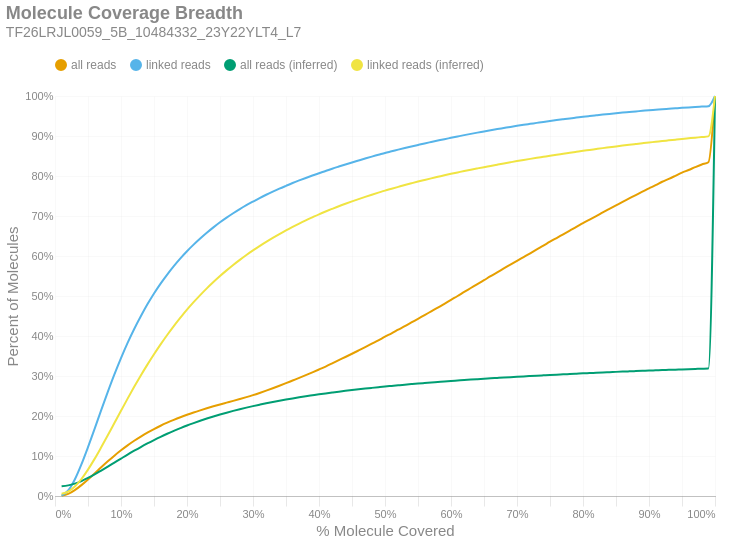

Notebook source saved alongside this figure:
### Markdown cell above
### Molecule Read Coverage
This chart shows molecule coverage breadth as computed by the number of bases aligned to that molecule. In other words, "*how much of each unique long molecule is actually sequenced/aligned?*" Keep in mind there is a distinction between sequences and alignments, since some sequences belonging to a particular molecule may not align well and wouldn't appear in the alignment data. This chart also shows molecule coverage breadth as computed by the *inferred fragment* from which the aligned sequences originate. Unlike read coverage, this calculation takes into account the total insert size, including unsequenced gaps between the forward and reverse reads. Like the previous figures, these are cumulative percents.

### Code cell
if SKIPLR:
    print_html(f"Skipped")
else:
    binned_df = consolidated_hist(valids['coverage_bp'], mask, 0.01, True)
    binned_df_inf = consolidated_hist(valids['coverage_inserts'], mask, 0.01, True)
    binned_df = binned_df.with_columns(pl.lit(binned_df_inf['all reads (cumsum)']).alias('all reads (inferred)'))
    binned_df = binned_df.with_columns(pl.lit(binned_df_inf['linked reads (cumsum)']).alias('linked reads (inferred)'))
    binned_df = binned_df.with_columns(
        (pl.col('bin').cast(pl.Float64) + 0.01).alias('right_edge')
    )

    with SafeRender(binned_df):
        (
            density_plot(binned_df, 'Molecule Coverage Breadth', samplename, 'molcov', ['all reads (inferred)','linked reads (inferred)'])
            .encode(
                #x=alt.X('bin:Q', title="% Molecule Covered").axis(format = '%').scale(padding=0),
                x=alt.X('right_edge:Q', title="% Molecule Covered").axis(format='%').scale(padding=0),
                y=alt.Y('value:Q', title='Percent of Molecules')
                    .axis(format='%')
                    .stack(False)
                    .scale(domainMin=0, padding=0),
                color=alt.Color("key:N").scale(domain = ["all reads", "linked reads", "all reads (inferred)", "linked reads (inferred)"]),
                tooltip = [
                    alt.Tooltip("key:N", title = "Data Type"),
                    alt.Tooltip("range_label:N", title="% Molecule Covered"),
                    alt.Tooltip("value:Q", format = ".2%", title="% Molecules")
                ]
            )
        ).display()

### Figure 1 — Vega-Lite specification as saved in the notebook (floating-point values rounded to 4 significant figures)
{"width": "container", "height": 400, "config": {"title": {"anchor": "start", "dy": -15, "fontSize": 18, "color": "#888888", "subtitleColor": "#888888", "subtitleFontSize": 14}, "arc": {"fill": "#0072B2"}, "axis": {"domainColor": "#888888", "domainWidth": 0.5, "gridWidth": 0.2, "grid": false, "titleFontWeight": 400, "titleFontSize": 15, "labelFontSize": 11, "labelColor": "#888888", "tickColor": "#888888", "tickWidth": 0.2, "titleColor": "#888888"}, "axisBand": {"grid": false}, "axisX": {"grid": true, "tickSize": 10, "domainCap": "round"}, "axisY": {"domain": false, "grid": true, "tickSize": 0, "domainCap": "round"}, "background": "transparent", "header": {"labelFontSize": 15, "labelColor": "#888888", "titleFontSize": 15, "titleFontWeight": 600, "titleColor": "#888888"}, "legend": {"labelFont": "sans-serif", "labelFontSize": 12, "labelColor": "#888888", "symbolSize": 100, "symbolType": "circle", "titleFontSize": 12, "titlePadding": 10, "titleColor": "#888888", "title": null, "orient": "top"}, "range": {"category": ["#E69F00", "#56B4E9", "#009E73", "#F0E442", "#0072B2", "#D55E00", "#CC79A7", "#000000"], "diverging": ["#cfe8f3", "#a2d4ec", "#73bfe2", "#46abdb", "#1696d2", "#12719e"]}, "area": {"fill": "#0072B2", "fillOpacity": 0.7, "line": true, "strokeOpacity": 0.7}, "line": {"color": "#0072B2", "stroke": "#0072B2", "strokeWidth": 2}, "trail": {"color": "#0072B2", "stroke": "#0072B2", "strokeWidth": 0, "size": 1}, "point": {"filled": true, "fillOpacity": 1.0, "size": 95}, "text": {"color": "#888888", "fontSize": 11, "align": "right", "fontWeight": 400, "size": 11}, "bar": {"fill": "#0072B2", "stroke": null}, "view": {"stroke": null, "continuousWidth": 660, "continuousHeight": 400}}, "data": {"name": "data-cbd5f1d1686e1ae2e956eba0eefe1aea"}, "mark": {"type": "line", "interpolate": "monotone", "point": {"opacity": 0, "size": 275}}, "encoding": {"color": {"field": "key", "scale": {"domain": ["all reads", "linked reads", "all reads (inferred)", "linked reads (inferred)"]}, "type": "nominal"}, "tooltip": [{"field": "key", "title": "Data Type", "type": "nominal"}, {"field": "range_label", "title": "% Molecule Covered", "type": "nominal"}, {"field": "value", "format": ".2%", "title": "% Molecules", "type": "quantitative"}], "x": {"axis": {"format": "%"}, "field": "right_edge", "scale": {"padding": 0}, "title": "% Molecule Covered", "type": "quantitative"}, "y": {"axis": {"format": "%"}, "field": "value", "scale": {"domainMin": 0, "padding": 0}, "stack": false, "title": "Percent of Molecules", "type": "quantitative"}}, "params": [{"name": "param_c36ac31b6afebe62", "select": {"type": "point", "fields": ["key"]}, "bind": "legend"}], "title": {"text": "Molecule Coverage Breadth", "subtitle": "TF26LRJL0059_5B_10484332_23Y22YLT4_L7"}, "transform": [{"fold": ["all reads (cumsum)", "linked reads (cumsum)", "all reads (inferred)", "linked reads (inferred)"]}, {"calculate": "replace(datum.key, ' (cumsum)', '')", "as": "key"}, {"filter": {"param": "param_c36ac31b6afebe62"}}], "usermeta": {"embedOptions": {"downloadFileName": "TF26LRJL0059_5B_10484332_23Y22YLT4_L7.molcov"}}, "$schema": "https://vega.github.io/schema/vega-lite/v6.4.1.json", "datasets": {"data-cbd5f1d1686e1ae2e956eba0eefe1aea": [{"bin": "0.0", "interval": "0.0-0.01", "all reads": 0.0004261, "linked reads": 0.0008631, "all reads (cumsum)": 0.0004261, "linked reads (cumsum)": 0.0008631, "range_label": "0.0-0.01", "all reads (inferred)": 0.02456, "linked reads (inferred)": 0.005668, "right_edge": 0.01}, {"bin": "0.01", "interval": "0.01-0.02", "all reads": 0.004687, "linked reads": 0.01288, "all reads (cumsum)": 0.005113, "linked reads (cumsum)": 0.01374, "range_label": "0.01-0.02", "all reads (inferred)": 0.02656, "linked reads (inferred)": 0.01095, "right_edge": 0.02}, {"bin": "0.02", "interval": "0.02-0.03", "all reads": 0.009488, "linked reads": 0.02765, "all reads (cumsum)": 0.0146, "linked reads (cumsum)": 0.04139, "range_label": "0.02-0.03", "all reads (inferred)": 0.03099, "linked reads (inferred)": 0.02374, "right_edge": 0.03}, {"bin": "0.03", "interval": "0.03-0.04", "all reads": 0.01254, "linked reads": 0.03767, "all reads (cumsum)": 0.02714, "linked reads (cumsum)": 0.07905, "range_label": "0.03-0.04", "all reads (inferred)": 0.03733, "linked reads (inferred)": 0.04249, "right_edge": 0.04}, {"bin": "0.04", "interval": "0.04-0.05", "all reads": 0.0142, "linked reads": 0.04307, "all reads (cumsum)": 0.04134, "linked reads (cumsum)": 0.1221, "range_label": "0.04-0.05", "all reads (inferred)": 0.04521, "linked reads (inferred)": 0.06603, "right_edge": 0.05}, {"bin": "0.05", "interval": "0.05-0.06", "all reads": 0.01499, "linked reads": 0.04567, "all reads (cumsum)": 0.05633, "linked reads (cumsum)": 0.1678, "range_label": "0.05-0.06", "all reads (inferred)": 0.05407, "linked reads (inferred)": 0.0928, "right_edge": 0.06}, {"bin": "0.06", "interval": "0.06-0.07", "all reads": 0.01536, "linked reads": 0.04691, "all reads (cumsum)": 0.07168, "linked reads (cumsum)": 0.2147, "range_label": "0.06-0.07", "all reads (inferred)": 0.0636, "linked reads (inferred)": 0.1218, "right_edge": 0.07}, {"bin": "0.07", "interval": "0.07-0.08", "all reads": 0.0149, "linked reads": 0.04553, "all reads (cumsum)": 0.08658, "linked reads (cumsum)": 0.2602, "range_label": "0.07-0.08", "all reads (inferred)": 0.07343, "linked reads (inferred)": 0.1516, "right_edge": 0.08}, {"bin": "0.08", "interval": "0.08-0.09", "all reads": 0.0143, "linked reads": 0.0437, "all reads (cumsum)": 0.1009, "linked reads (cumsum)": 0.3039, "range_label": "0.08-0.09", "all reads (inferred)": 0.08348, "linked reads (inferred)": 0.1823, "right_edge": 0.09}, {"bin": "0.09", "interval": "0.09-0.1", "all reads": 0.01337, "linked reads": 0.04079, "all reads (cumsum)": 0.1143, "linked reads (cumsum)": 0.3447, "range_label": "0.09-0.1", "all reads (inferred)": 0.09354, "linked reads (inferred)": 0.2129, "right_edge": 0.1}, {"bin": "0.1", "interval": "0.1-0.11", "all reads": 0.01245, "linked reads": 0.03799, "all reads (cumsum)": 0.1267, "linked reads (cumsum)": 0.3827, "range_label": "0.1-0.11", "all reads (inferred)": 0.1035, "linked reads (inferred)": 0.2435, "right_edge": 0.11}, {"bin": "0.11", "interval": "0.11-0.12", "all reads": 0.01145, "linked reads": 0.03486, "all reads (cumsum)": 0.1381, "linked reads (cumsum)": 0.4176, "range_label": "0.11-0.12", "all reads (inferred)": 0.1132, "linked reads (inferred)": 0.2729, "right_edge": 0.12}, {"bin": "0.12", "interval": "0.12-0.13", "all reads": 0.01045, "linked reads": 0.03183, "all reads (cumsum)": 0.1486, "linked reads (cumsum)": 0.4494, "range_label": "0.12-0.13", "all reads (inferred)": 0.1225, "linked reads (inferred)": 0.3014, "right_edge": 0.13}, {"bin": "0.13", "interval": "0.13-0.14", "all reads": 0.009846, "linked reads": 0.02984, "all reads (cumsum)": 0.1584, "linked reads (cumsum)": 0.4792, "range_label": "0.13-0.14", "all reads (inferred)": 0.1314, "linked reads (inferred)": 0.3285, "right_edge": 0.14}, {"bin": "0.14", "interval": "0.14-0.15", "all reads": 0.00902, "linked reads": 0.02721, "all reads (cumsum)": 0.1675, "linked reads (cumsum)": 0.5065, "range_label": "0.14-0.15", "all reads (inferred)": 0.1398, "linked reads (inferred)": 0.3544, "right_edge": 0.15}, {"bin": "0.15", "interval": "0.15-0.16", "all reads": 0.008212, "linked reads": 0.02465, "all reads (cumsum)": 0.1757, "linked reads (cumsum)": 0.5311, "range_label": "0.15-0.16", "all reads (inferred)": 0.1479, "linked reads (inferred)": 0.3791, "right_edge": 0.16}, {"bin": "0.16", "interval": "0.16-0.17", "all reads": 0.007558, "linked reads": 0.02257, "all reads (cumsum)": 0.1832, "linked reads (cumsum)": 0.5537, "range_label": "0.16-0.17", "all reads (inferred)": 0.1555, "linked reads (inferred)": 0.4025, "right_edge": 0.17}, {"bin": "0.17", "interval": "0.17-0.18", "all reads": 0.007097, "linked reads": 0.02107, "all reads (cumsum)": 0.1903, "linked reads (cumsum)": 0.5747, "range_label": "0.17-0.18", "all reads (inferred)": 0.1628, "linked reads (inferred)": 0.4247, "right_edge": 0.18}, {"bin": "0.18", "interval": "0.18-0.19", "all reads": 0.006596, "linked reads": 0.01944, "all reads (cumsum)": 0.1969, "linked reads (cumsum)": 0.5942, "range_label": "0.18-0.19", "all reads (inferred)": 0.1696, "linked reads (inferred)": 0.4457, "right_edge": 0.19}, {"bin": "0.19", "interval": "0.19-0.2", "all reads": 0.00612, "linked reads": 0.01781, "all reads (cumsum)": 0.203, "linked reads (cumsum)": 0.612, "range_label": "0.19-0.2", "all reads (inferred)": 0.1762, "linked reads (inferred)": 0.4659, "right_edge": 0.2}, {"bin": "0.2", "interval": "0.2-0.21", "all reads": 0.005698, "linked reads": 0.01646, "all reads (cumsum)": 0.2087, "linked reads (cumsum)": 0.6284, "range_label": "0.2-0.21", "all reads (inferred)": 0.1823, "linked reads (inferred)": 0.4846, "right_edge": 0.21}, {"bin": "0.21", "interval": "0.21-0.22", "all reads": 0.005368, "linked reads": 0.01529, "all reads (cumsum)": 0.2141, "linked reads (cumsum)": 0.6437, "range_label": "0.21-0.22", "all reads (inferred)": 0.1881, "linked reads (inferred)": 0.5023, "right_edge": 0.22}, {"bin": "0.22", "interval": "0.22-0.23", "all reads": 0.005158, "linked reads": 0.0144, "all reads (cumsum)": 0.2193, "linked reads (cumsum)": 0.6581, "range_label": "0.22-0.23", "all reads (inferred)": 0.1936, "linked reads (inferred)": 0.5191, "right_edge": 0.23}, {"bin": "0.23", "interval": "0.23-0.24", "all reads": 0.004927, "linked reads": 0.01339, "all reads (cumsum)": 0.2242, "linked reads (cumsum)": 0.6715, "range_label": "0.23-0.24", "all reads (inferred)": 0.1988, "linked reads (inferred)": 0.535, "right_edge": 0.24}, {"bin": "0.24", "interval": "0.24-0.25", "all reads": 0.004746, "linked reads": 0.01274, "all reads (cumsum)": 0.2289, "linked reads (cumsum)": 0.6843, "range_label": "0.24-0.25", "all reads (inferred)": 0.2037, "linked reads (inferred)": 0.55, "right_edge": 0.25}, {"bin": "0.25", "interval": "0.25-0.26", "all reads": 0.004431, "linked reads": 0.01163, "all reads (cumsum)": 0.2334, "linked reads (cumsum)": 0.6959, "range_label": "0.25-0.26", "all reads (inferred)": 0.2083, "linked reads (inferred)": 0.5641, "right_edge": 0.26}, {"bin": "0.26", "interval": "0.26-0.27", "all reads": 0.004404, "linked reads": 0.011, "all reads (cumsum)": 0.2378, "linked reads (cumsum)": 0.7069, "range_label": "0.26-0.27", "all reads (inferred)": 0.2127, "linked reads (inferred)": 0.5775, "right_edge": 0.27}, {"bin": "0.27", "interval": "0.27-0.28", "all reads": 0.004597, "linked reads": 0.01032, "all reads (cumsum)": 0.2424, "linked reads (cumsum)": 0.7172, "range_label": "0.27-0.28", "all reads (inferred)": 0.2169, "linked reads (inferred)": 0.5903, "right_edge": 0.28}, {"bin": "0.28", "interval": "0.28-0.29", "all reads": 0.004746, "linked reads": 0.00974, "all reads (cumsum)": 0.2471, "linked reads (cumsum)": 0.727, "range_label": "0.28-0.29", "all reads (inferred)": 0.2209, "linked reads (inferred)": 0.6025, "right_edge": 0.29}, {"bin": "0.29", "interval": "0.29-0.3", "all reads": 0.005057, "linked reads": 0.009108, "all reads (cumsum)": 0.2522, "linked reads (cumsum)": 0.7361, "range_label": "0.29-0.3", "all reads (inferred)": 0.2247, "linked reads (inferred)": 0.614, "right_edge": 0.3}, {"bin": "0.3", "interval": "0.3-0.31", "all reads": 0.005488, "linked reads": 0.008814, "all reads (cumsum)": 0.2577, "linked reads (cumsum)": 0.7449, "range_label": "0.3-0.31", "all reads (inferred)": 0.2282, "linked reads (inferred)": 0.6248, "right_edge": 0.31}, {"bin": "0.31", "interval": "0.31-0.32", "all reads": 0.005808, "linked reads": 0.008213, "all reads (cumsum)": 0.2635, "linked reads (cumsum)": 0.7531, "range_label": "0.31-0.32", "all reads (inferred)": 0.2317, "linked reads (inferred)": 0.6354, "right_edge": 0.32}, {"bin": "0.32", "interval": "0.32-0.33", "all reads": 0.006029, "linked reads": 0.007746, "all reads (cumsum)": 0.2695, "linked reads (cumsum)": 0.7608, "range_label": "0.32-0.33", "all reads (inferred)": 0.2349, "linked reads (inferred)": 0.6453, "right_edge": 0.33}, {"bin": "0.33", "interval": "0.33-0.34", "all reads": 0.006218, "linked reads": 0.007459, "all reads (cumsum)": 0.2757, "linked reads (cumsum)": 0.7683, "range_label": "0.33-0.34", "all reads (inferred)": 0.238, "linked reads (inferred)": 0.6548, "right_edge": 0.34}, {"bin": "0.34", "interval": "0.34-0.35", "all reads": 0.006389, "linked reads": 0.007116, "all reads (cumsum)": 0.2821, "linked reads (cumsum)": 0.7754, "range_label": "0.34-0.35", "all reads (inferred)": 0.241, "linked reads (inferred)": 0.6639, "right_edge": 0.35}, {"bin": "0.35", "interval": "0.35-0.36", "all reads": 0.006586, "linked reads": 0.006989, "all reads (cumsum)": 0.2887, "linked reads (cumsum)": 0.7824, "range_label": "0.35-0.36", "all reads (inferred)": 0.2439, "linked reads (inferred)": 0.6726, "right_edge": 0.36}, {"bin": "0.36", "interval": "0.36-0.37", "all reads": 0.006575, "linked reads": 0.006508, "all reads (cumsum)": 0.2953, "linked reads (cumsum)": 0.7889, "range_label": "0.36-0.37", "all reads (inferred)": 0.2466, "linked reads (inferred)": 0.6811, "right_edge": 0.37}, {"bin": "0.37", "interval": "0.37-0.38", "all reads": 0.00677, "linked reads": 0.006239, "all reads (cumsum)": 0.302, "linked reads (cumsum)": 0.7951, "range_label": "0.37-0.38", "all reads (inferred)": 0.2492, "linked reads (inferred)": 0.6891, "right_edge": 0.38}, {"bin": "0.38", "interval": "0.38-0.39", "all reads": 0.006972, "linked reads": 0.006018, "all reads (cumsum)": 0.309, "linked reads (cumsum)": 0.8012, "range_label": "0.38-0.39", "all reads (inferred)": 0.2517, "linked reads (inferred)": 0.6966, "right_edge": 0.39}, {"bin": "0.39", "interval": "0.39-0.4", "all reads": 0.007239, "linked reads": 0.005849, "all reads (cumsum)": 0.3163, "linked reads (cumsum)": 0.807, "range_label": "0.39-0.4", "all reads (inferred)": 0.2542, "linked reads (inferred)": 0.7042, "right_edge": 0.4}, {"bin": "0.4", "interval": "0.4-0.41", "all reads": 0.007387, "linked reads": 0.005512, "all reads (cumsum)": 0.3236, "linked reads (cumsum)": 0.8125, "range_label": "0.4-0.41", "all reads (inferred)": 0.2565, "linked reads (inferred)": 0.7112, "right_edge": 0.41}, {"bin": "0.41", "interval": "0.41-0.42", "all reads": 0.00788, "linked reads": 0.005756, "all reads (cumsum)": 0.3315, "linked reads (cumsum)": 0.8183, "range_label": "0.41-0.42", "all reads (inferred)": 0.2587, "linked reads (inferred)": 0.7179, "right_edge": 0.42}, {"bin": "0.42", "interval": "0.42-0.43", "all reads": 0.008035, "linked reads": 0.005331, "all reads (cumsum)": 0.3396, "linked reads (cumsum)": 0.8236, "range_label": "0.42-0.43", "all reads (inferred)": 0.2609, "linked reads (inferred)": 0.7245, "right_edge": 0.43}, {"bin": "0.43", "interval": "0.43-0.44", "all reads": 0.007943, "linked reads": 0.005181, "all reads (cumsum)": 0.3475, "linked reads (cumsum)": 0.8288, "range_label": "0.43-0.44", "all reads (inferred)": 0.2629, "linked reads (inferred)": 0.7307, "right_edge": 0.44}, {"bin": "0.44", "interval": "0.44-0.45", "all reads": 0.008093, "linked reads": 0.005096, "all reads (cumsum)": 0.3556, "linked reads (cumsum)": 0.8339, "range_label": "0.44-0.45", "all reads (inferred)": 0.2649, "linked reads (inferred)": 0.7366, "right_edge": 0.45}, {"bin": "0.45", "interval": "0.45-0.46", "all reads": 0.008238, "linked reads": 0.00494, "all reads (cumsum)": 0.3638, "linked reads (cumsum)": 0.8388, "range_label": "0.45-0.46", "all reads (inferred)": 0.2667, "linked reads (inferred)": 0.7423, "right_edge": 0.46}, {"bin": "0.46", "interval": "0.46-0.47", "all reads": 0.008298, "linked reads": 0.004918, "all reads (cumsum)": 0.3721, "linked reads (cumsum)": 0.8437, "range_label": "0.46-0.47", "all reads (inferred)": 0.2686, "linked reads (inferred)": 0.7479, "right_edge": 0.47}, {"bin": "0.47", "interval": "0.47-0.48", "all reads": 0.008588, "linked reads": 0.004791, "all reads (cumsum)": 0.3807, "linked reads (cumsum)": 0.8485, "range_label": "0.47-0.48", "all reads (inferred)": 0.2703, "linked reads (inferred)": 0.7532, "right_edge": 0.48}, {"bin": "0.48", "interval": "0.48-0.49", "all reads": 0.008294, "linked reads": 0.004475, "all reads (cumsum)": 0.389, "linked reads (cumsum)": 0.853, "range_label": "0.48-0.49", "all reads (inferred)": 0.272, "linked reads (inferred)": 0.7584, "right_edge": 0.49}, {"bin": "0.49", "interval": "0.49-0.5", "all reads": 0.009365, "linked reads": 0.00463, "all reads (cumsum)": 0.3984, "linked reads (cumsum)": 0.8576, "range_label": "0.49-0.5", "all reads (inferred)": 0.2737, "linked reads (inferred)": 0.7635, "right_edge": 0.5}, {"bin": "0.5", "interval": "0.5-0.51", "all reads": 0.008175, "linked reads": 0.004083, "all reads (cumsum)": 0.4066, "linked reads (cumsum)": 0.8617, "range_label": "0.5-0.51", "all reads (inferred)": 0.2752, "linked reads (inferred)": 0.7681, "right_edge": 0.51}, {"bin": "0.51", "interval": "0.51-0.52", "all reads": 0.009146, "linked reads": 0.004156, "all reads (cumsum)": 0.4157, "linked reads (cumsum)": 0.8659, "range_label": "0.51-0.52", "all reads (inferred)": 0.2767, "linked reads (inferred)": 0.7727, "right_edge": 0.52}, {"bin": "0.52", "interval": "0.52-0.53", "all reads": 0.008883, "linked reads": 0.004071, "all reads (cumsum)": 0.4246, "linked reads (cumsum)": 0.8699, "range_label": "0.52-0.53", "all reads (inferred)": 0.2783, "linked reads (inferred)": 0.7773, "right_edge": 0.53}, {"bin": "0.53", "interval": "0.53-0.54", "all reads": 0.009282, "linked reads": 0.0039, "all reads (cumsum)": 0.4339, "linked reads (cumsum)": 0.8738, "range_label": "0.53-0.54", "all reads (inferred)": 0.2797, "linked reads (inferred)": 0.7818, "right_edge": 0.54}, {"bin": "0.54", "interval": "0.54-0.55", "all reads": 0.009101, "linked reads": 0.003797, "all reads (cumsum)": 0.443, "linked reads (cumsum)": 0.8776, "range_label": "0.54-0.55", "all reads (inferred)": 0.2812, "linked reads (inferred)": 0.7861, "right_edge": 0.55}, {"bin": "0.55", "interval": "0.55-0.56", "all reads": 0.009401, "linked reads": 0.003761, "all reads (cumsum)": 0.4524, "linked reads (cumsum)": 0.8814, "range_label": "0.55-0.56", "all reads (inferred)": 0.2825, "linked reads (inferred)": 0.7902, "right_edge": 0.56}, {"bin": "0.56", "interval": "0.56-0.57", "all reads": 0.009264, "linked reads": 0.00358, "all reads (cumsum)": 0.4616, "linked reads (cumsum)": 0.885, "range_label": "0.56-0.57", "all reads (inferred)": 0.2838, "linked reads (inferred)": 0.7941, "right_edge": 0.57}, {"bin": "0.57", "interval": "0.57-0.58", "all reads": 0.009285, "linked reads": 0.003553, "all reads (cumsum)": 0.4709, "linked reads (cumsum)": 0.8885, "range_label": "0.57-0.58", "all reads (inferred)": 0.2851, "linked reads (inferred)": 0.7979, "right_edge": 0.58}, {"bin": "0.58", "interval": "0.58-0.59", "all reads": 0.009668, "linked reads": 0.00358, "all reads (cumsum)": 0.4806, "linked reads (cumsum)": 0.8921, "range_label": "0.58-0.59", "all reads (inferred)": 0.2863, "linked reads (inferred)": 0.8018, "right_edge": 0.59}, {"bin": "0.59", "interval": "0.59-0.6", "all reads": 0.00981, "linked reads": 0.0033, "all reads (cumsum)": 0.4904, "linked reads (cumsum)": 0.8954, "range_label": "0.59-0.6", "all reads (inferred)": 0.2876, "linked reads (inferred)": 0.8055, "right_edge": 0.6}, {"bin": "0.6", "interval": "0.6-0.61", "all reads": 0.009641, "linked reads": 0.003382, "all reads (cumsum)": 0.5, "linked reads (cumsum)": 0.8988, "range_label": "0.6-0.61", "all reads (inferred)": 0.2887, "linked reads (inferred)": 0.809, "right_edge": 0.61}, {"bin": "0.61", "interval": "0.61-0.62", "all reads": 0.01012, "linked reads": 0.003355, "all reads (cumsum)": 0.5102, "linked reads (cumsum)": 0.9022, "range_label": "0.61-0.62", "all reads (inferred)": 0.2899, "linked reads (inferred)": 0.8125, "right_edge": 0.62}, {"bin": "0.62", "interval": "0.62-0.63", "all reads": 0.009813, "linked reads": 0.0032, "all reads (cumsum)": 0.52, "linked reads (cumsum)": 0.9054, "range_label": "0.62-0.63", "all reads (inferred)": 0.291, "linked reads (inferred)": 0.8158, "right_edge": 0.63}, {"bin": "0.63", "interval": "0.63-0.64", "all reads": 0.00988, "linked reads": 0.003106, "all reads (cumsum)": 0.5298, "linked reads (cumsum)": 0.9085, "range_label": "0.63-0.64", "all reads (inferred)": 0.292, "linked reads (inferred)": 0.819, "right_edge": 0.64}, {"bin": "0.64", "interval": "0.64-0.65", "all reads": 0.009639, "linked reads": 0.003007, "all reads (cumsum)": 0.5395, "linked reads (cumsum)": 0.9115, "range_label": "0.64-0.65", "all reads (inferred)": 0.2931, "linked reads (inferred)": 0.8221, "right_edge": 0.65}, {"bin": "0.65", "interval": "0.65-0.66", "all reads": 0.01008, "linked reads": 0.003057, "all reads (cumsum)": 0.5496, "linked reads (cumsum)": 0.9145, "range_label": "0.65-0.66", "all reads (inferred)": 0.2941, "linked reads (inferred)": 0.8252, "right_edge": 0.66}, {"bin": "0.66", "interval": "0.66-0.67", "all reads": 0.00951, "linked reads": 0.002801, "all reads (cumsum)": 0.5591, "linked reads (cumsum)": 0.9173, "range_label": "0.66-0.67", "all reads (inferred)": 0.2951, "linked reads (inferred)": 0.8283, "right_edge": 0.67}, {"bin": "0.67", "interval": "0.67-0.68", "all reads": 0.009786, "linked reads": 0.002717, "all reads (cumsum)": 0.5689, "linked reads (cumsum)": 0.92, "range_label": "0.67-0.68", "all reads (inferred)": 0.2961, "linked reads (inferred)": 0.8313, "right_edge": 0.68}, {"bin": "0.68", "interval": "0.68-0.69", "all reads": 0.009578, "linked reads": 0.002733, "all reads (cumsum)": 0.5784, "linked reads (cumsum)": 0.9228, "range_label": "0.68-0.69", "all reads (inferred)": 0.2971, "linked reads (inferred)": 0.8343, "right_edge": 0.69}, {"bin": "0.69", "interval": "0.69-0.7", "all reads": 0.009648, "linked reads": 0.002649, "all reads (cumsum)": 0.5881, "linked reads (cumsum)": 0.9254, "range_label": "0.69-0.7", "all reads (inferred)": 0.2981, "linked reads (inferred)": 0.8373, "right_edge": 0.7}, {"bin": "0.7", "interval": "0.7-0.71", "all reads": 0.009372, "linked reads": 0.00256, "all reads (cumsum)": 0.5975, "linked reads (cumsum)": 0.928, "range_label": "0.7-0.71", "all reads (inferred)": 0.2991, "linked reads (inferred)": 0.8401, "right_edge": 0.71}, {"bin": "0.71", "interval": "0.71-0.72", "all reads": 0.009395, "linked reads": 0.002414, "all reads (cumsum)": 0.6069, "linked reads (cumsum)": 0.9304, "range_label": "0.71-0.72", "all reads (inferred)": 0.2999, "linked reads (inferred)": 0.8428, "right_edge": 0.72}, {"bin": "0.72", "interval": "0.72-0.73", "all reads": 0.009663, "linked reads": 0.002407, "all reads (cumsum)": 0.6165, "linked reads (cumsum)": 0.9328, "range_label": "0.72-0.73", "all reads (inferred)": 0.3008, "linked reads (inferred)": 0.8455, "right_edge": 0.73}, {"bin": "0.73", "interval": "0.73-0.74", "all reads": 0.009399, "linked reads": 0.002416, "all reads (cumsum)": 0.6259, "linked reads (cumsum)": 0.9352, "range_label": "0.73-0.74", "all reads (inferred)": 0.3017, "linked reads (inferred)": 0.8481, "right_edge": 0.74}, {"bin": "0.74", "interval": "0.74-0.75", "all reads": 0.009789, "linked reads": 0.002321, "all reads (cumsum)": 0.6357, "linked reads (cumsum)": 0.9375, "range_label": "0.74-0.75", "all reads (inferred)": 0.3026, "linked reads (inferred)": 0.8507, "right_edge": 0.75}, {"bin": "0.75", "interval": "0.75-0.76", "all reads": 0.009163, "linked reads": 0.002171, "all reads (cumsum)": 0.6449, "linked reads (cumsum)": 0.9397, "range_label": "0.75-0.76", "all reads (inferred)": 0.3034, "linked reads (inferred)": 0.8532, "right_edge": 0.76}, {"bin": "0.76", "interval": "0.76-0.77", "all reads": 0.009305, "linked reads": 0.002137, "all reads (cumsum)": 0.6542, "linked reads (cumsum)": 0.9419, "range_label": "0.76-0.77", "all reads (inferred)": 0.3042, "linked reads (inferred)": 0.8556, "right_edge": 0.77}, {"bin": "0.77", "interval": "0.77-0.78", "all reads": 0.009234, "linked reads": 0.002122, "all reads (cumsum)": 0.6634, "linked reads (cumsum)": 0.944, "range_label": "0.77-0.78", "all reads (inferred)": 0.305, "linked reads (inferred)": 0.858, "right_edge": 0.78}, {"bin": "0.78", "interval": "0.78-0.79", "all reads": 0.009139, "linked reads": 0.00202, "all reads (cumsum)": 0.6725, "linked reads (cumsum)": 0.946, "range_label": "0.78-0.79", "all reads (inferred)": 0.3058, "linked reads (inferred)": 0.8604, "right_edge": 0.79}, {"bin": "0.79", "interval": "0.79-0.8", "all reads": 0.009624, "linked reads": 0.002041, "all reads (cumsum)": 0.6822, "linked reads (cumsum)": 0.948, "range_label": "0.79-0.8", "all reads (inferred)": 0.3066, "linked reads (inferred)": 0.8628, "right_edge": 0.8}, {"bin": "0.8", "interval": "0.8-0.81", "all reads": 0.008778, "linked reads": 0.001868, "all reads (cumsum)": 0.691, "linked reads (cumsum)": 0.9499, "range_label": "0.8-0.81", "all reads (inferred)": 0.3073, "linked reads (inferred)": 0.8651, "right_edge": 0.81}, {"bin": "0.81", "interval": "0.81-0.82", "all reads": 0.008912, "linked reads": 0.001819, "all reads (cumsum)": 0.6999, "linked reads (cumsum)": 0.9517, "range_label": "0.81-0.82", "all reads (inferred)": 0.3081, "linked reads (inferred)": 0.8674, "right_edge": 0.82}, {"bin": "0.82", "interval": "0.82-0.83", "all reads": 0.009218, "linked reads": 0.001807, "all reads (cumsum)": 0.7091, "linked reads (cumsum)": 0.9535, "range_label": "0.82-0.83", "all reads (inferred)": 0.3089, "linked reads (inferred)": 0.8697, "right_edge": 0.83}, {"bin": "0.83", "interval": "0.83-0.84", "all reads": 0.008835, "linked reads": 0.001762, "all reads (cumsum)": 0.7179, "linked reads (cumsum)": 0.9553, "range_label": "0.83-0.84", "all reads (inferred)": 0.3096, "linked reads (inferred)": 0.8719, "right_edge": 0.84}, {"bin": "0.84", "interval": "0.84-0.85", "all reads": 0.008703, "linked reads": 0.00169, "all reads (cumsum)": 0.7266, "linked reads (cumsum)": 0.957, "range_label": "0.84-0.85", "all reads (inferred)": 0.3103, "linked reads (inferred)": 0.874, "right_edge": 0.85}, {"bin": "0.85", "interval": "0.85-0.86", "all reads": 0.008754, "linked reads": 0.001605, "all reads (cumsum)": 0.7354, "linked reads (cumsum)": 0.9586, "range_label": "0.85-0.86", "all reads (inferred)": 0.311, "linked reads (inferred)": 0.8761, "right_edge": 0.86}, {"bin": "0.86", "interval": "0.86-0.87", "all reads": 0.008459, "linked reads": 0.001441, "all reads (cumsum)": 0.7438, "linked reads (cumsum)": 0.96, "range_label": "0.86-0.87", "all reads (inferred)": 0.3117, "linked reads (inferred)": 0.8781, "right_edge": 0.87}, {"bin": "0.87", "interval": "0.87-0.88", "all reads": 0.008556, "linked reads": 0.001468, "all reads (cumsum)": 0.7524, "linked reads (cumsum)": 0.9615, "range_label": "0.87-0.88", "all reads (inferred)": 0.3123, "linked reads (inferred)": 0.88, "right_edge": 0.88}, {"bin": "0.88", "interval": "0.88-0.89", "all reads": 0.008339, "linked reads": 0.001432, "all reads (cumsum)": 0.7607, "linked reads (cumsum)": 0.9629, "range_label": "0.88-0.89", "all reads (inferred)": 0.3129, "linked reads (inferred)": 0.8819, "right_edge": 0.89}, {"bin": "0.89", "interval": "0.89-0.9", "all reads": 0.008559, "linked reads": 0.001475, "all reads (cumsum)": 0.7693, "linked reads (cumsum)": 0.9644, "range_label": "0.89-0.9", "all reads (inferred)": 0.3136, "linked reads (inferred)": 0.8838, "right_edge": 0.9}, {"bin": "0.9", "interval": "0.9-0.91", "all reads": 0.007672, "linked reads": 0.001232, "all reads (cumsum)": 0.777, "linked reads (cumsum)": 0.9656, "range_label": "0.9-0.91", "all reads (inferred)": 0.3141, "linked reads (inferred)": 0.8856, "right_edge": 0.91}, {"bin": "0.91", "interval": "0.91-0.92", "all reads": 0.008728, "linked reads": 0.001298, "all reads (cumsum)": 0.7857, "linked reads (cumsum)": 0.9669, "range_label": "0.91-0.92", "all reads (inferred)": 0.3148, "linked reads (inferred)": 0.8874, "right_edge": 0.92}, {"bin": "0.92", "interval": "0.92-0.93", "all reads": 0.007032, "linked reads": 0.001173, "all reads (cumsum)": 0.7927, "linked reads (cumsum)": 0.9681, "range_label": "0.92-0.93", "all reads (inferred)": 0.3153, "linked reads (inferred)": 0.8891, "right_edge": 0.93}, {"bin": "0.93", "interval": "0.93-0.94", "all reads": 0.00773, "linked reads": 0.001186, "all reads (cumsum)": 0.8005, "linked reads (cumsum)": 0.9693, "range_label": "0.93-0.94", "all reads (inferred)": 0.3159, "linked reads (inferred)": 0.8908, "right_edge": 0.94}, {"bin": "0.94", "interval": "0.94-0.95", "all reads": 0.007901, "linked reads": 0.001166, "all reads (cumsum)": 0.8084, "linked reads (cumsum)": 0.9705, "range_label": "0.94-0.95", "all reads (inferred)": 0.3165, "linked reads (inferred)": 0.8926, "right_edge": 0.95}, {"bin": "0.95", "interval": "0.95-0.96", "all reads": 0.006585, "linked reads": 0.001071, "all reads (cumsum)": 0.8149, "linked reads (cumsum)": 0.9715, "range_label": "0.95-0.96", "all reads (inferred)": 0.3171, "linked reads (inferred)": 0.8942, "right_edge": 0.96}, {"bin": "0.96", "interval": "0.96-0.97", "all reads": 0.007133, "linked reads": 0.0009979, "all reads (cumsum)": 0.8221, "linked reads (cumsum)": 0.9725, "range_label": "0.96-0.97", "all reads (inferred)": 0.3176, "linked reads (inferred)": 0.8958, "right_edge": 0.97}, {"bin": "0.97", "interval": "0.97-0.98", "all reads": 0.006726, "linked reads": 0.0009299, "all reads (cumsum)": 0.8288, "linked reads (cumsum)": 0.9735, "range_label": "0.97-0.98", "all reads (inferred)": 0.3181, "linked reads (inferred)": 0.8974, "right_edge": 0.98}, {"bin": "0.98", "interval": "0.98-0.99", "all reads": 0.005692, "linked reads": 0.0009299, "all reads (cumsum)": 0.8345, "linked reads (cumsum)": 0.9744, "range_label": "0.98-0.99", "all reads (inferred)": 0.3187, "linked reads (inferred)": 0.899, "right_edge": 0.99}, {"bin": "0.99", "interval": "0.99-1.0", "all reads": 0.1655, "linked reads": 0.02561, "all reads (cumsum)": 1.0, "linked reads (cumsum)": 1.0, "range_label": "0.99-1.0", "all reads (inferred)": 1.0, "linked reads (inferred)": 1.0, "right_edge": 1.0}]}}
